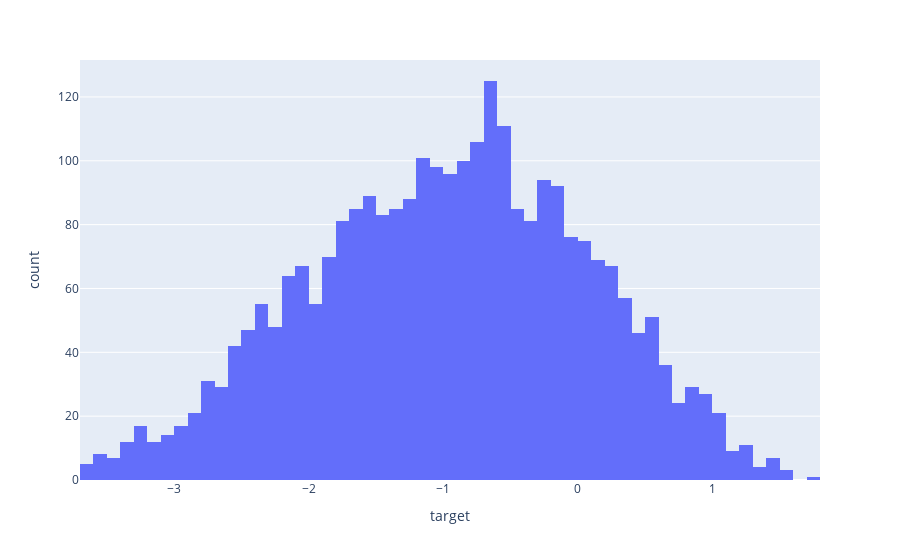

The notebook cell saved with this chart:
### Markdown cell above
Checking distribution of target variable

### Code cell
import plotly.express as px
fig = px.histogram(df, x="target")
fig.show()

### Figure 1 — Plotly figure (JSON) as saved in the notebook; plotly's stock layout.template omitted (floating-point values rounded to 4 significant figures; data arrays with more than 128 entries replaced by an {"elided": "..."} marker saying what was removed)
{"data": [{"hovertemplate": "target=%{x}<br>count=%{y}", "showlegend": false, "legendgroup": "", "name": "", "yaxis": "y", "marker": {"color": "#636efa"}, "hoverlabel": {"namelength": 0}, "offsetgroup": "", "xaxis": "x", "bingroup": "x", "x": {"elided": "2834 float values"}, "alignmentgroup": "True", "type": "histogram", "orientation": "v"}], "layout": {"xaxis": {"domain": [0, 1], "anchor": "y", "title": {"text": "target"}}, "yaxis": {"domain": [0, 1], "anchor": "x", "title": {"text": "count"}}, "barmode": "relative", "margin": {"t": 60}, "legend": {"tracegroupgap": 0}}}
